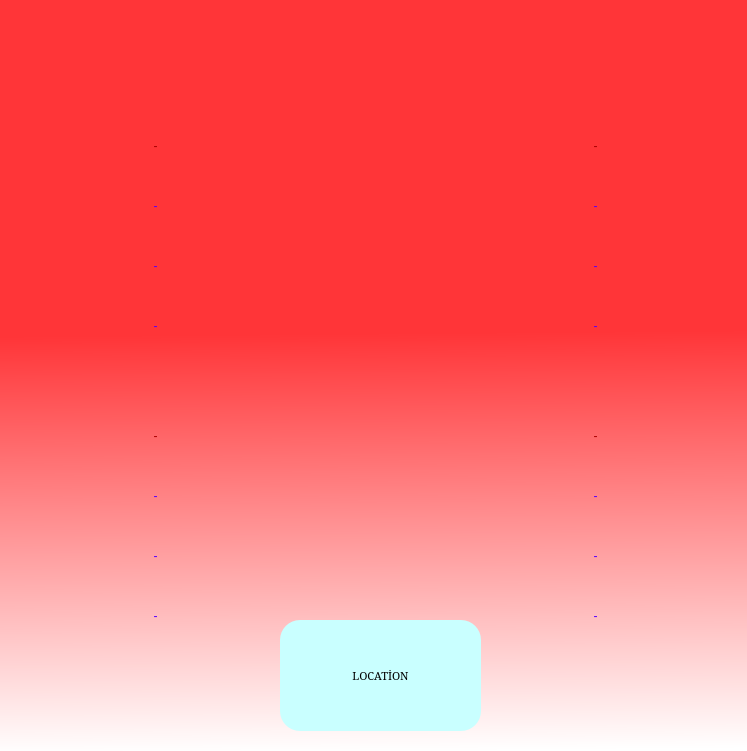
<?xml version="1.0" encoding="UTF-8"?>
<ui version="4.0">
 <class>Dialog</class>
 <widget class="QDialog" name="Dialog">
  <property name="geometry">
   <rect>
    <x>0</x>
    <y>0</y>
    <width>747</width>
    <height>751</height>
   </rect>
  </property>
  <property name="windowTitle">
   <string>Dialog</string>
  </property>
  <widget class="QWidget" name="widget" native="true">
   <property name="geometry">
    <rect>
     <x>0</x>
     <y>0</y>
     <width>751</width>
     <height>751</height>
    </rect>
   </property>
   <property name="styleSheet">
    <string notr="true">QWidget#widget{
background-color:qlineargradient(spread:pad, x1:0.492174, y1:0.018, x2:0.502, y2:1, stop:0.432836 rgba(255, 53, 56, 255), stop:1 rgba(255, 255, 255, 255));}</string>
   </property>
   <widget class="QLabel" name="image_label">
    <property name="geometry">
     <rect>
      <x>0</x>
      <y>0</y>
      <width>751</width>
      <height>751</height>
     </rect>
    </property>
    <property name="text">
     <string>&lt;html&gt;&lt;head/&gt;&lt;body&gt;&lt;p&gt;&lt;br/&gt;&lt;/p&gt;&lt;/body&gt;&lt;/html&gt;</string>
    </property>
   </widget>
   <widget class="QPushButton" name="answer_button">
    <property name="geometry">
     <rect>
      <x>280</x>
      <y>620</y>
      <width>201</width>
      <height>111</height>
     </rect>
    </property>
    <property name="font">
     <font>
      <family>MS Serif</family>
      <pointsize>8</pointsize>
      <weight>9</weight>
      <italic>false</italic>
      <bold>false</bold>
      <underline>false</underline>
     </font>
    </property>
    <property name="styleSheet">
     <string notr="true">border-radius:20px;
background-color: rgb(201, 255, 255);
font: 75 8pt &quot;MS Serif&quot;;</string>
    </property>
    <property name="text">
     <string>LOCATİON</string>
    </property>
   </widget>
   <widget class="QLabel" name="southeast_west_label">
    <property name="geometry">
     <rect>
      <x>450</x>
      <y>470</y>
      <width>291</width>
      <height>51</height>
     </rect>
    </property>
    <property name="styleSheet">
     <string notr="true">font: 57 14pt &quot;Dubai Medium&quot;;
color: rgb(85, 0, 255);</string>
    </property>
    <property name="text">
     <string>-</string>
    </property>
    <property name="alignment">
     <set>Qt::AlignCenter</set>
    </property>
   </widget>
   <widget class="QLabel" name="northeast_label">
    <property name="geometry">
     <rect>
      <x>450</x>
      <y>120</y>
      <width>291</width>
      <height>51</height>
     </rect>
    </property>
    <property name="styleSheet">
     <string notr="true">font: 57 14pt &quot;Dubai Medium&quot;;
color: rgb(170, 0, 0);</string>
    </property>
    <property name="text">
     <string>-</string>
    </property>
    <property name="alignment">
     <set>Qt::AlignCenter</set>
    </property>
   </widget>
   <widget class="QLabel" name="southwest_label">
    <property name="geometry">
     <rect>
      <x>10</x>
      <y>410</y>
      <width>291</width>
      <height>51</height>
     </rect>
    </property>
    <property name="styleSheet">
     <string notr="true">font: 57 14pt &quot;Dubai Medium&quot;;
color: rgb(170, 0, 0);</string>
    </property>
    <property name="text">
     <string>-</string>
    </property>
    <property name="alignment">
     <set>Qt::AlignCenter</set>
    </property>
   </widget>
   <widget class="QLabel" name="northwest_label">
    <property name="geometry">
     <rect>
      <x>10</x>
      <y>120</y>
      <width>291</width>
      <height>51</height>
     </rect>
    </property>
    <property name="styleSheet">
     <string notr="true">font: 57 14pt &quot;Dubai Medium&quot;;

color: rgb(170, 0, 0);
</string>
    </property>
    <property name="text">
     <string>-</string>
    </property>
    <property name="alignment">
     <set>Qt::AlignCenter</set>
    </property>
   </widget>
   <widget class="QLabel" name="northeast_west_label">
    <property name="geometry">
     <rect>
      <x>450</x>
      <y>180</y>
      <width>291</width>
      <height>51</height>
     </rect>
    </property>
    <property name="styleSheet">
     <string notr="true">font: 57 14pt &quot;Dubai Medium&quot;;
color: rgb(85, 0, 255);</string>
    </property>
    <property name="text">
     <string>-</string>
    </property>
    <property name="alignment">
     <set>Qt::AlignCenter</set>
    </property>
   </widget>
   <widget class="QLabel" name="northeast_south_label">
    <property name="geometry">
     <rect>
      <x>450</x>
      <y>240</y>
      <width>291</width>
      <height>51</height>
     </rect>
    </property>
    <property name="styleSheet">
     <string notr="true">font: 57 14pt &quot;Dubai Medium&quot;;
color: rgb(85, 0, 255);</string>
    </property>
    <property name="text">
     <string>-</string>
    </property>
    <property name="alignment">
     <set>Qt::AlignCenter</set>
    </property>
   </widget>
   <widget class="QLabel" name="northeast_southwest_label">
    <property name="geometry">
     <rect>
      <x>450</x>
      <y>300</y>
      <width>291</width>
      <height>51</height>
     </rect>
    </property>
    <property name="styleSheet">
     <string notr="true">font: 57 14pt &quot;Dubai Medium&quot;;
color: rgb(85, 0, 255);</string>
    </property>
    <property name="text">
     <string>-</string>
    </property>
    <property name="alignment">
     <set>Qt::AlignCenter</set>
    </property>
   </widget>
   <widget class="QLabel" name="northwest_east_label">
    <property name="geometry">
     <rect>
      <x>10</x>
      <y>180</y>
      <width>291</width>
      <height>51</height>
     </rect>
    </property>
    <property name="styleSheet">
     <string notr="true">font: 57 14pt &quot;Dubai Medium&quot;;
color: rgb(85, 0, 255);</string>
    </property>
    <property name="text">
     <string>-</string>
    </property>
    <property name="alignment">
     <set>Qt::AlignCenter</set>
    </property>
   </widget>
   <widget class="QLabel" name="northwest_south_label">
    <property name="geometry">
     <rect>
      <x>10</x>
      <y>240</y>
      <width>291</width>
      <height>51</height>
     </rect>
    </property>
    <property name="styleSheet">
     <string notr="true">font: 57 14pt &quot;Dubai Medium&quot;;
color: rgb(85, 0, 255);</string>
    </property>
    <property name="text">
     <string>-</string>
    </property>
    <property name="alignment">
     <set>Qt::AlignCenter</set>
    </property>
   </widget>
   <widget class="QLabel" name="northwest_southeast_label">
    <property name="geometry">
     <rect>
      <x>10</x>
      <y>300</y>
      <width>291</width>
      <height>51</height>
     </rect>
    </property>
    <property name="styleSheet">
     <string notr="true">font: 57 14pt &quot;Dubai Medium&quot;;
color: rgb(85, 0, 255);</string>
    </property>
    <property name="text">
     <string>-</string>
    </property>
    <property name="alignment">
     <set>Qt::AlignCenter</set>
    </property>
   </widget>
   <widget class="QLabel" name="southeast_north_label">
    <property name="geometry">
     <rect>
      <x>450</x>
      <y>530</y>
      <width>291</width>
      <height>51</height>
     </rect>
    </property>
    <property name="styleSheet">
     <string notr="true">font: 57 14pt &quot;Dubai Medium&quot;;
color: rgb(85, 0, 255);</string>
    </property>
    <property name="text">
     <string>-</string>
    </property>
    <property name="alignment">
     <set>Qt::AlignCenter</set>
    </property>
   </widget>
   <widget class="QLabel" name="southeast_northwest_label">
    <property name="geometry">
     <rect>
      <x>450</x>
      <y>590</y>
      <width>291</width>
      <height>51</height>
     </rect>
    </property>
    <property name="styleSheet">
     <string notr="true">font: 57 14pt &quot;Dubai Medium&quot;;
color: rgb(85, 0, 255);</string>
    </property>
    <property name="text">
     <string>-</string>
    </property>
    <property name="alignment">
     <set>Qt::AlignCenter</set>
    </property>
   </widget>
   <widget class="QLabel" name="southeast_label">
    <property name="geometry">
     <rect>
      <x>450</x>
      <y>410</y>
      <width>291</width>
      <height>51</height>
     </rect>
    </property>
    <property name="styleSheet">
     <string notr="true">font: 57 14pt &quot;Dubai Medium&quot;;
color: rgb(170, 0, 0);</string>
    </property>
    <property name="text">
     <string>-</string>
    </property>
    <property name="alignment">
     <set>Qt::AlignCenter</set>
    </property>
   </widget>
   <widget class="QLabel" name="southwest_east_label">
    <property name="geometry">
     <rect>
      <x>10</x>
      <y>470</y>
      <width>291</width>
      <height>51</height>
     </rect>
    </property>
    <property name="styleSheet">
     <string notr="true">font: 57 14pt &quot;Dubai Medium&quot;;
color: rgb(85, 0, 255);</string>
    </property>
    <property name="text">
     <string>-</string>
    </property>
    <property name="alignment">
     <set>Qt::AlignCenter</set>
    </property>
   </widget>
   <widget class="QLabel" name="southwest_north_label">
    <property name="geometry">
     <rect>
      <x>10</x>
      <y>530</y>
      <width>291</width>
      <height>51</height>
     </rect>
    </property>
    <property name="styleSheet">
     <string notr="true">font: 57 14pt &quot;Dubai Medium&quot;;
color: rgb(85, 0, 255);</string>
    </property>
    <property name="text">
     <string>-</string>
    </property>
    <property name="alignment">
     <set>Qt::AlignCenter</set>
    </property>
   </widget>
   <widget class="QLabel" name="southwest_northeast_label">
    <property name="geometry">
     <rect>
      <x>10</x>
      <y>590</y>
      <width>291</width>
      <height>51</height>
     </rect>
    </property>
    <property name="styleSheet">
     <string notr="true">font: 57 14pt &quot;Dubai Medium&quot;;
color: rgb(85, 0, 255);</string>
    </property>
    <property name="text">
     <string>-</string>
    </property>
    <property name="alignment">
     <set>Qt::AlignCenter</set>
    </property>
   </widget>
  </widget>
 </widget>
 <resources/>
 <connections/>
</ui>
